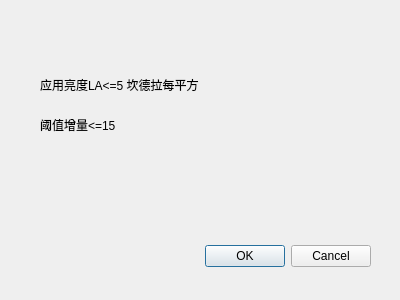
<?xml version="1.0" encoding="UTF-8"?>
<ui version="4.0">
 <class>GanRaoGuang_Driver</class>
 <widget class="QDialog" name="GanRaoGuang_Driver">
  <property name="geometry">
   <rect>
    <x>0</x>
    <y>0</y>
    <width>400</width>
    <height>300</height>
   </rect>
  </property>
  <property name="windowTitle">
   <string>Dialog</string>
  </property>
  <widget class="QDialogButtonBox" name="buttonBox">
   <property name="geometry">
    <rect>
     <x>30</x>
     <y>240</y>
     <width>341</width>
     <height>32</height>
    </rect>
   </property>
   <property name="orientation">
    <enum>Qt::Horizontal</enum>
   </property>
   <property name="standardButtons">
    <set>QDialogButtonBox::Cancel|QDialogButtonBox::Ok</set>
   </property>
  </widget>
  <widget class="QLabel" name="label">
   <property name="geometry">
    <rect>
     <x>40</x>
     <y>70</y>
     <width>281</width>
     <height>31</height>
    </rect>
   </property>
   <property name="text">
    <string>应用亮度LA&lt;=5 坎德拉每平方</string>
   </property>
  </widget>
  <widget class="QLabel" name="label_2">
   <property name="geometry">
    <rect>
     <x>40</x>
     <y>110</y>
     <width>121</width>
     <height>31</height>
    </rect>
   </property>
   <property name="text">
    <string>阈值增量&lt;=15</string>
   </property>
  </widget>
 </widget>
 <resources/>
 <connections>
  <connection>
   <sender>buttonBox</sender>
   <signal>accepted()</signal>
   <receiver>GanRaoGuang_Driver</receiver>
   <slot>accept()</slot>
   <hints>
    <hint type="sourcelabel">
     <x>248</x>
     <y>254</y>
    </hint>
    <hint type="destinationlabel">
     <x>157</x>
     <y>274</y>
    </hint>
   </hints>
  </connection>
  <connection>
   <sender>buttonBox</sender>
   <signal>rejected()</signal>
   <receiver>GanRaoGuang_Driver</receiver>
   <slot>reject()</slot>
   <hints>
    <hint type="sourcelabel">
     <x>316</x>
     <y>260</y>
    </hint>
    <hint type="destinationlabel">
     <x>286</x>
     <y>274</y>
    </hint>
   </hints>
  </connection>
 </connections>
</ui>
